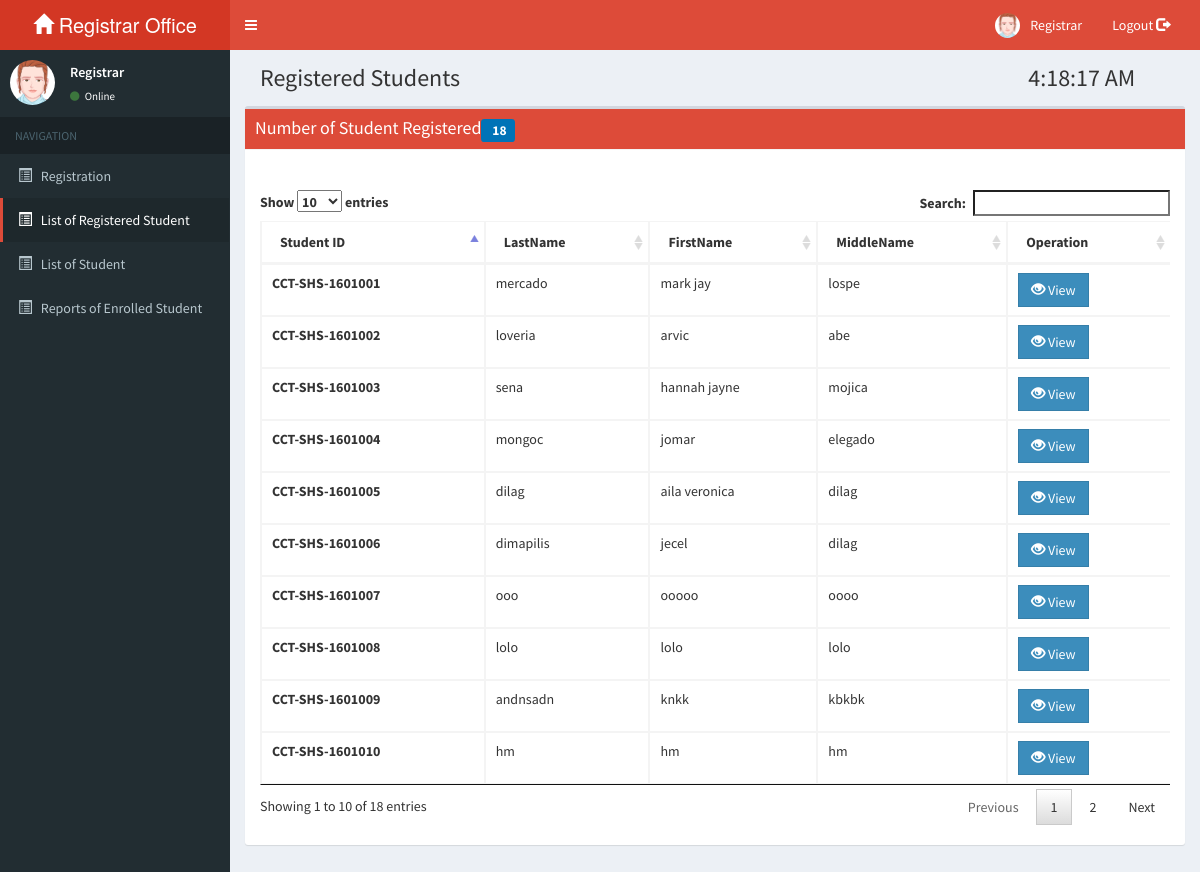
The page /registrar/pages/student_registered.php (signed in) on the database its author committed.
### tables this page shows
CREATE TABLE `tblstudent_register` (
  `regid` int(20) NOT NULL,
  `shs_id` int(30) NOT NULL,
  `appid` varchar(30) NOT NULL,
  `lname` varchar(50) NOT NULL,
  `fname` varchar(50) NOT NULL,
  `mname` varchar(50) NOT NULL,
  `date` varchar(30) NOT NULL
);

### registrar/pages/student_registered.php (the view, shortened to what this page needs)
<?php 	include "../templates/templates.php";
		include "connect.php";
        headertemplate('Student | Registrar'); ?>
  <body class="skin-red">
    <div class="wrapper">
     <?php navbar('student_registered');
		$sql_sel=mysqli_query($con,"SELECT * FROM tblstudent_register");
		$num_row = mysqli_num_rows($sql_sel);
	 ?>
      <div class="content-wrapper">
        <section class="content-header">
          <h1 class="col-md-10">
            Registered Students
		  <h1>
          </h1>
        </section>
       <section class="content">
        <div class="box">
            <div class="box-header with-border" style="background-color: #dd4b39; color:white;">
				<h3 class="box-title">Number of Student Registered<small class="label bg-blue" id="num_app"> <?php echo $num_row;?></small></h3>
            </div>
            <br/><br/>
			<div class="container-fluid">
				<div class="table-responsive">
				  <table id="applicantschedule" class="table table-bordered table-hover">
					<thead>
						<tr>
							<th>Student ID</th>
							<th>LastName</th>
							<th>FirstName</th>
							<th>MiddleName</th>
							<th>Operation</th>
						</tr>
					</thead>
					<tbody>
						<?php
							$sql_sel=mysqli_query($con,"SELECT * FROM tblstudent_register");
						while($row=mysqli_fetch_array($sql_sel)){
						?>
						  <tr>
								<td><b>CCT-SHS-<?php echo $row['shs_id'];?></b></td>
								<td><?php echo $row['lname'];?></td>
								<td><?php echo $row['fname'];?></td>
								<td><?php echo $row['mname'];?></td>
								<td><a class="btn btn-flat btn-primary" href="student_view_info.php?opt=view&id=<?php echo $row['shs_id'];?>" data-toggle="tooltip" title="View Information"><i class="glyphicon glyphicon-eye-open"></i>  View</a></td>
							</tr>
						<?php
						}
						?>
					</tbody>
				  </table>
          <br/>
				</div>
            </div>
          </div>
       </section>
      </div>
  </body>
</html>

### rows shown on the page
tblstudent_register: shs "1601001", lname "mercado", fname "mark jay", mname "lospe"
tblstudent_register: shs "1601002", lname "loveria", fname "arvic", mname "abe"
tblstudent_register: shs "1601003", lname "sena", fname "hannah jayne", mname "mojica"
tblstudent_register: shs "1601004", lname "mongoc", fname "jomar", mname "elegado"
tblstudent_register: shs "1601005", lname "dilag", fname "aila veronica", mname "dilag"
tblstudent_register: shs "1601006", lname "dimapilis", fname "jecel", mname "dilag"
tblstudent_register: shs "1601007", lname "ooo", fname "ooooo", mname "oooo"
tblstudent_register: shs "1601008", lname "lolo", fname "lolo", mname "lolo"
tblstudent_register: shs "1601009", lname "andnsadn", fname "knkk", mname "kbkbk"
tblstudent_register: shs "1601010", lname "hm", fname "hm", mname "hm"

### other values the page prints
$num_row "18"
